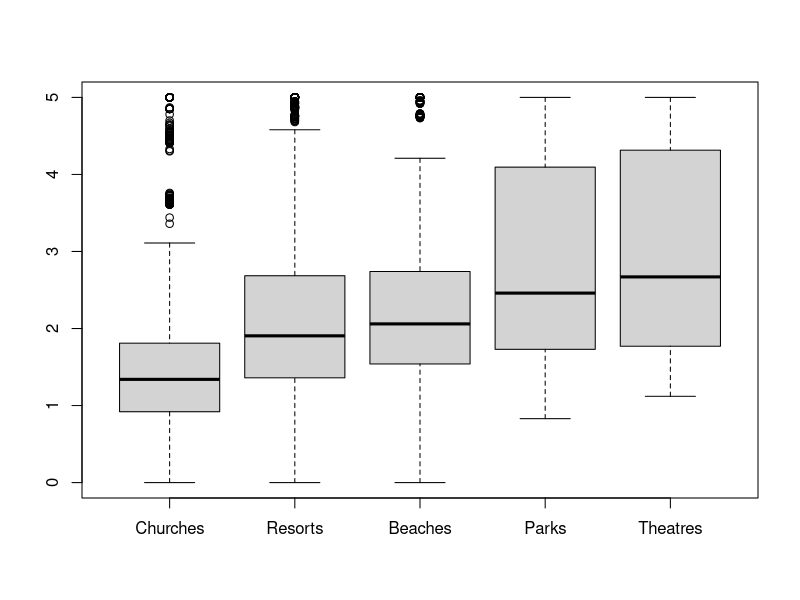
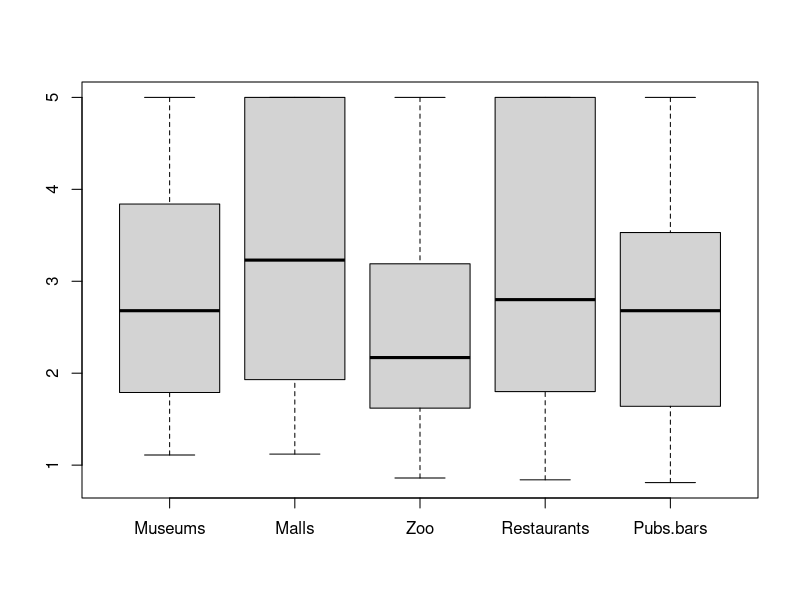
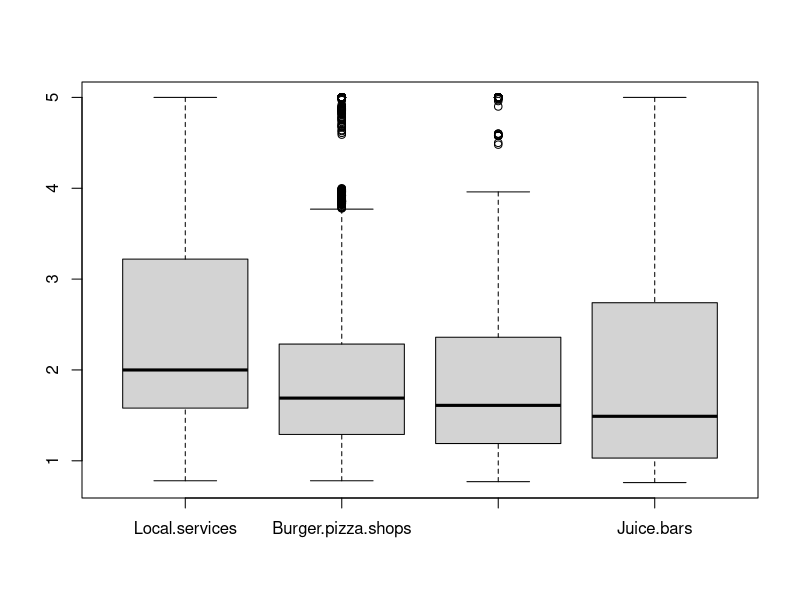
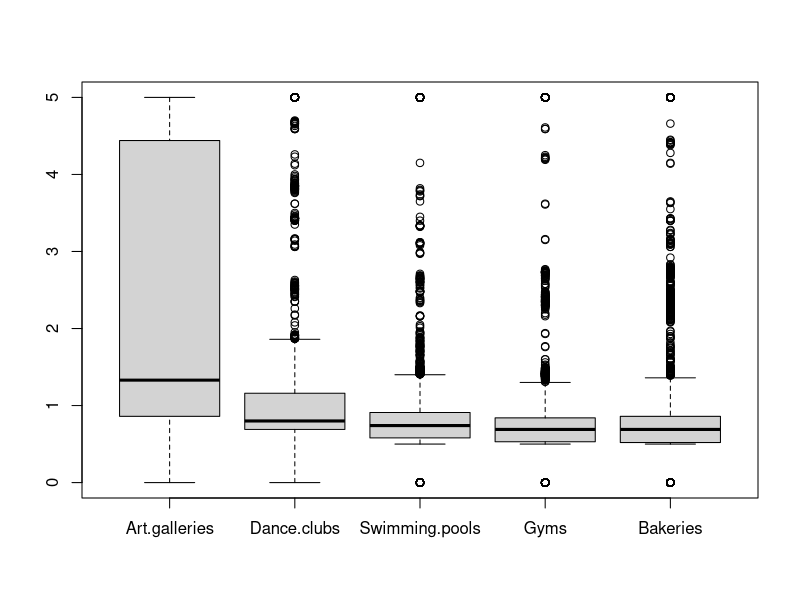
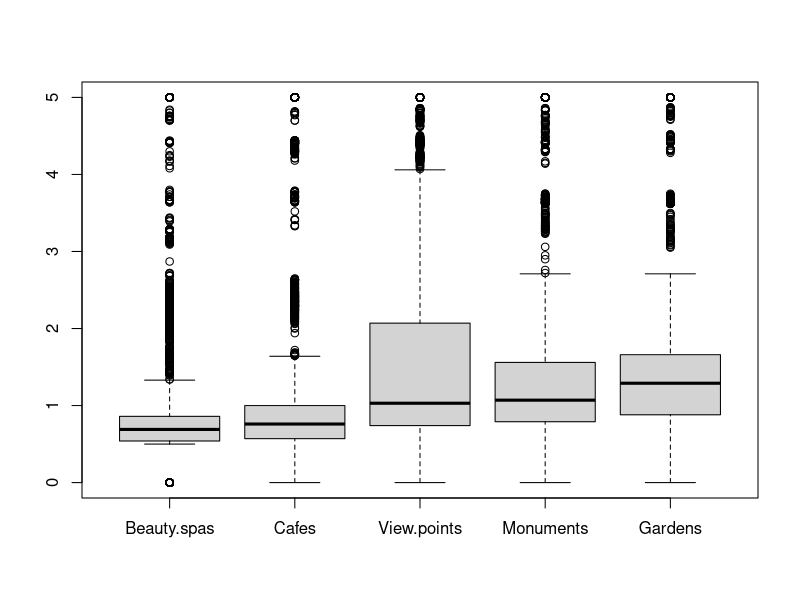
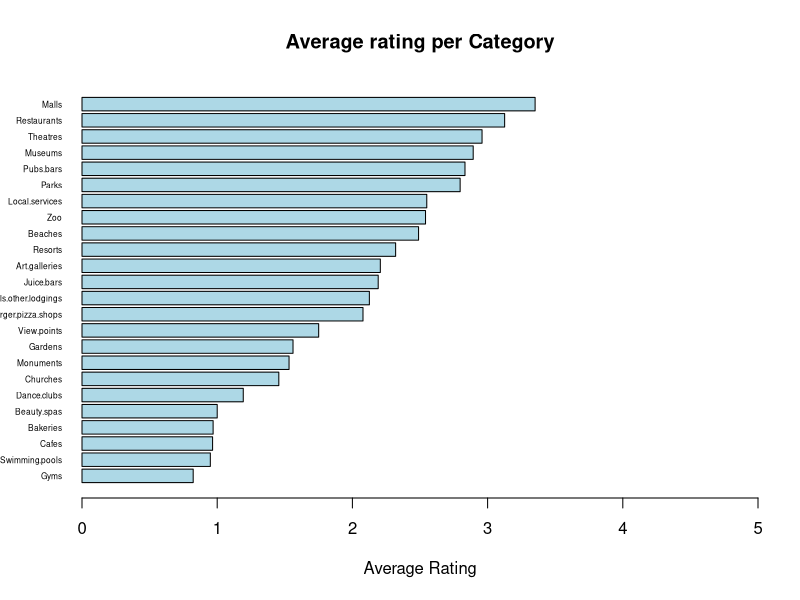
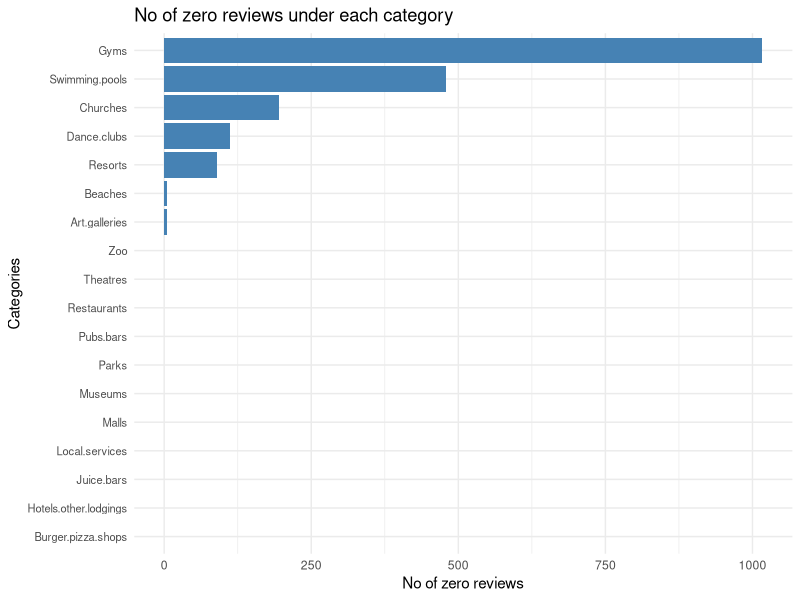
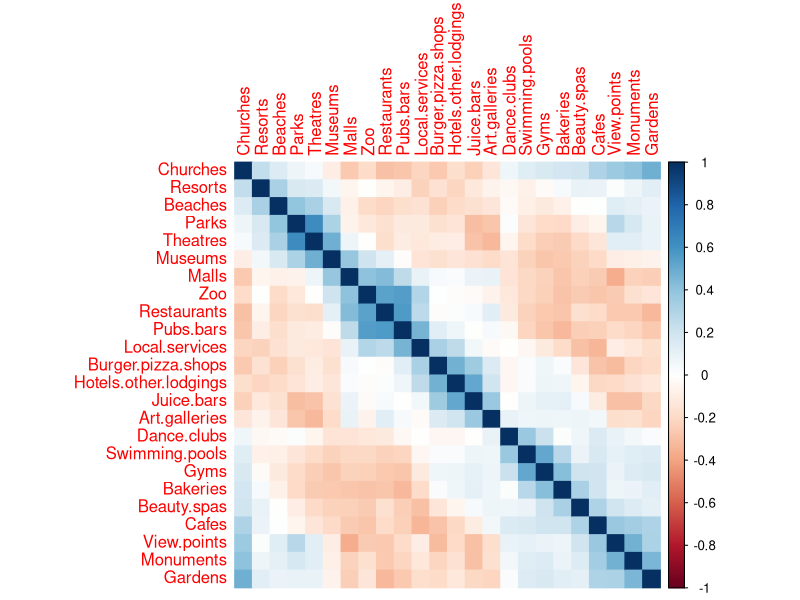

Recreate these plots in R, in order.
# setting the directory 
setwd(dirname(file.choose()))
# Getting the path directory to confirm the working directory.
getwd()

#------------Data Set-------------#
# Reading the data from csv file and putting it into new data-frame.
Google.review <- read.csv("google_review_ratings.csv", stringsAsFactors = FALSE)
# To inspect top 6 rows of the data and variable head for general view of data-set.
head(Google.review)
# To overview of data-frame having number of objects of number of variables.
str(Google.review)
# Attaching the CSV data 'Google.review' for working in R faster
attach(Google.review)

#----------Missing Data-----------#

Google.review$Local.services = as.numeric(Google.review$Local.services)

# Checking for missing data in the entire data-set.
# Displaying the missing data summary so it can give an proper results.
apply(Google.review, MARGIN = 2, FUN = function(x) sum(is.na(x)))

# Impute missing value with column mean
for(i in 1:ncol(Google.review)){
  Google.review[is.na(Google.review[,i]), i] <- mean(Google.review[,i], na.rm = TRUE)
}

# Executing the dataset again after imputing missing values with mean
apply(Google.review, MARGIN = 2, FUN = function(x) sum(is.na(x)))


# Summary for getting Mean, Std. deviation, Maximum and Minimum to check the central tendency.
summary(Google.review)


#----------Boxplot, Bar Plot---------#
# Boxplot for dependent variable

# Boxplot: A boxplot provides a clear visual summary of the distribution of the dependent variable.
# It shows the median, quartiles, and potential outliers, which helps to understand the central tendency and spread of the data.
attach(Google.review)
boxplot (Churches, Resorts, Beaches, Parks, Theatres,	
         names = c("Churches", "Resorts", "Beaches", "Parks", "Theatres"))

boxplot (Museums, Malls, Zoo, Restaurants, Pubs.bars,	
         names = c("Museums", "Malls", "Zoo", "Restaurants", "Pubs.bars"))

boxplot (Local.services, Burger.pizza.shops, Hotels.other.lodgings, Juice.bars,	
         names = c("Local.services", "Burger.pizza.shops", "Hotels.other.lodgings", "Juice.bars"))

boxplot (Art.galleries, Dance.clubs, Swimming.pools, Gyms, Bakeries,	
         names = c("Art.galleries", "Dance.clubs", "Swimming.pools", "Gyms", "Bakeries"))

boxplot (Beauty.spas, Cafes, View.points,  Monuments, Gardens,	
         names = c("Beauty.spas", "Cafes", "View.points", "Monuments", "Gardens"))


# install.packages("ggplot2")
library(ggplot2)

# Define column names
column_names <- c("Churches", "Resorts", "Beaches", "Parks", "Theatres", "Museums",
                  "Malls", "Zoo", "Restaurants", "Pubs.bars",
                  "Local.services", "Burger.pizza.shops", "Hotels.other.lodgings", "Juice.bars",
                  "Art.galleries", "Dance.clubs", "Swimming.pools", "Gyms", "Bakeries",
                  "Beauty.spas", "Cafes", "View.points", "Monuments", "Gardens")




# Calculate average ratings for each category
avg_rating <- colMeans(Google.review[, 2:ncol(Google.review)])

# Sort average ratings
avg_rating <- sort(avg_rating)

barplot(avg_rating, horiz = TRUE,
        main = "Average rating per Category",
        xlab = "Average Rating",
        names.arg = names(avg_rating),
        col = "lightblue",
        cex.names = 0.5,   # Adjust the font size of category names
        cex.axis = 1,    # Adjust the font size of numerical axis labels
        las = 1,           # Set orientation to horizontal
        mar = c(5, 1, 2, 5),
        xlim = c(0.0, 5.0))    # Set the limits of the numerical axis from 1 to 5



# Count the number of zeros in each column
no_of_zeros <- colSums(Google.review[2:length(c("Museums", "Malls", "Zoo", "Restaurants", "Pubs.bars", "Local.services",
                                                "Burger.pizza.shops", "Hotels.other.lodgings", "Juice.bars",
                                                "Art.galleries", "Dance.clubs", "Swimming.pools", "Gyms", "Bakeries",
                                                "Beauty.spas", "Cafes", "View.points", "Monuments", "Gardens"))] == 0)

# Sort the counts in descending order
no_of_zeros <- sort(no_of_zeros, decreasing = TRUE)

# Create a bar plot
ggplot(data = data.frame(categories = names(no_of_zeros), counts = no_of_zeros), aes(x = counts, y = reorder(categories, counts))) +
  geom_bar(stat = "identity", fill = "steelblue") +
  labs(x = "No of zero reviews", y = "Categories", title = "No of zero reviews under each category") +
  theme_minimal() +
  theme(axis.text.y = element_text(size = 8))  # Adjust the font size of y-axis labels if needed




#-----------Combining categories and classifying---------------#
# Create the category vectors
# Take averages of those users who gave grade more 0
# Define Categories
categories <- list(
  entertainment = c('Theatres', 'Dance.clubs', 'Malls'),
  food_travel = c('Restaurants', 'Pubs.bars', 'Burger.pizza.shops', 'Juice.bars', 'Bakeries', 'Cafes'),
  places_of_stay = c('Hotels.other.lodgings', 'Resorts'),
  historical = c('Churches', 'Museums', 'Art.galleries', 'Monuments'),
  nature = c('Beaches', 'Parks', 'Zoo', 'View.points', 'Gardens'),
  services = c('Local.services', 'Swimming.pools', 'Gyms', 'Beauty.spas')
)

# Revised Function to Calculate Average Ratings
calc_average <- function(user_row, category_columns) {
  ratings <- user_row[category_columns]
  valid_ratings <- ratings[ratings > 1]  # Exclude 0 ratings
  if (length(valid_ratings) == 0) return(0)  # Return 0 if no valid ratings
  mean(valid_ratings)
}

# Apply Function Across Dataset
df_categories <- data.frame(user_id = Google.review$User)
for (cat_name in names(categories)) {
  cat_columns <- categories[[cat_name]]
  df_categories[[cat_name]] <- apply(Google.review[, cat_columns], 1, calc_average, cat_columns)
}

# Initialize the data frame with user_id
df_categories <- data.frame(user_id = Google.review$User)

# Loop through each category defined in the 'categories' list
for (cat_name in names(categories)) {
  # Retrieve column indices or names from the categories list
  cat_columns <- categories[[cat_name]]
  
  # Calculate the average for each row across the specified columns
  df_categories[[cat_name]] <- apply(Google.review[, cat_columns], 1, calc_average)
}

# Calculate Overall Average Rating
df_categories$average_rating <- rowMeans(df_categories[, -1], na.rm = TRUE)

# Save df_categories to a CSV file, ensuring row names are not included
write.csv(df_categories, "categories_data.csv", row.names = FALSE)


# Define Satisfaction Levels
high_threshold <- 3
low_threshold <- 2
df_categories$overall_satisfaction <- ifelse(
  df_categories$average_rating >= high_threshold, "High",
  ifelse(df_categories$average_rating >= low_threshold, "Medium", "Low")
)

# Save df_categories to a CSV file, ensuring row names are not included
write.csv(df_categories, "categories_data.csv", row.names = FALSE)

# Display Result
head(df_categories)

# Define thresholds for satisfaction levels
thresholds <- c(2, 3)  # Example thresholds for "Low" and "High"

# Count the number of observations in each satisfaction level
low <- sum(df_categories$average_rating < thresholds[1])
medium <- sum(df_categories$average_rating >= thresholds[1] & df_categories$average_rating < thresholds[2])
high <- sum(df_categories$average_rating >= thresholds[2])

# Print the counts
print(paste("Low:", low))
print(paste("Medium:", medium))
print(paste("High:", high))



#-------------Correlation-------------#
# Calculate correlation matrix for original dataset
correlation_matrix <- cor(Google.review[, -1])  # Exclude the 'User' column from the correlation calculation

# Display correlation matrix
print(correlation_matrix)


# install.packages("corrplot")

library(corrplot)

# Visualize correlation matrix as a heatmap
corrplot(correlation_matrix, method = "color")


# Calculate correlation matrix for classified variables
correlation_matrix <- cor(df_categories[, 2:7])  # Exclude the 'User' column from the correlation calculation

# Display correlation matrix
print(correlation_matrix)


# install.packages("corrplot")

library(corrplot)

# Visualize correlation matrix as a heatmap
corrplot(correlation_matrix, method = "color")
corrplot.mixed(correlation_matrix)



#------------Normalizing-----------#
# Normalize the numerical variables in df_categories using MinMax
df_categories_mm <- as.data.frame(lapply(df_categories[2:7], function(x) (x - min(x)) / (max(x) - min(x))))

# Confirm that normalization worked
summary(df_categories_mm)

# Inspect using boxplots
boxplot(df_categories_mm, main = "MinMax")
df_categories_mm$overall_satisfaction <- df_categories$overall_satisfaction  # Add target variable to normalized data



#-------------Split data--------------#

# Split the dataset into training and test sets (80% train, 20% test)
n <- nrow(df_categories)
indices <- sample(1:n, size = round(0.8 * n))
train_data <- df_categories_mm[indices, ]
test_data <- df_categories_mm[-indices, ]

train_labels <- df_categories$overall_satisfaction[indices]
test_labels <- df_categories$overall_satisfaction[-indices]



#--------------Machine learning techniques-------------#

# Decision Tree
library(rpart)
library(caret)

# Convert labels to factors 
train_labels <- factor(train_labels)
test_labels <- factor(test_labels)

# Train the decision tree model
formula <- overall_satisfaction ~ .
tree_model <- rpart(formula, data = train_data, method = "class")
print(tree_model)

# Increase plot size
options(repr.plot.width=20, repr.plot.height=12)

# Plot the tree with adjusted graphical parameters
plot(tree_model, uniform = TRUE, main = "Decision Tree", margin = 0.02)
text(tree_model, use.n = TRUE, cex = 0.8, all = TRUE, pretty = 0.05)


# Make predictions on the test set
predictions <- predict(tree_model, newdata = test_data, type = "class")

# Evaluate the model
conf_matrix <- confusionMatrix(predictions, test_labels)
print(conf_matrix)




# Random Forest 

# Load necessary libraries
library(randomForest)
library(caret)  # For model evaluation

#  Same data preparation steps as for the decision tree:
# 'df_categories_mm' is normalized dataset with features
# 'overall_satisfaction' is the target variable
# Split data into training and testing sets (80% train, 20% test)
# 'indices' already contains the indices for the training set 

train_data_rf <- df_categories_mm[indices, ]
test_data_rf <- df_categories_mm[-indices, ]

# Ensure 'overall_satisfaction' is a factor in the training and test datasets
train_data_rf$overall_satisfaction <- factor(train_data_rf$overall_satisfaction)
test_data_rf$overall_satisfaction <- factor(test_data_rf$overall_satisfaction)

# Train the Random Forest model 
rf_model <- randomForest(overall_satisfaction ~ ., data = train_data_rf, ntree = 500, mtry = 2)

# Print the model summary
print(rf_model)

#varimplot
varImpPlot(rf_model, mail = "rf - variable importance")

#crossvalidation, auto-tune a random forest (почитать нужно ли мне это)


# Make predictions on the test set
rf_predictions <- predict(rf_model, newdata = test_data_rf)

# Evaluate the model using confusion matrix
rf_conf_matrix <- confusionMatrix(rf_predictions, test_data_rf$overall_satisfaction)
print(rf_conf_matrix)



# SVM 
library(e1071)
library(caret) 

# Using the same normalized data and split from previous steps
# 'df_categories_mm' for the normalized features and target variable
# 'train_data_rf' and 'test_data_rf' as training and testing sets
# Ensure the target variable is a factor for classification
train_data_svm <- train_data_rf
test_data_svm <- test_data_rf
train_data_svm$overall_satisfaction <- factor(train_data_svm$overall_satisfaction)
test_data_svm$overall_satisfaction <- factor(test_data_svm$overall_satisfaction)

# Train the SVM model
svm_model <- svm(overall_satisfaction ~ ., data = train_data_svm, kernel = "radial")

# Print the model summary
print(svm_model)

# Make predictions on the test set
svm_predictions <- predict(svm_model, newdata = test_data_svm)

# Evaluate the model using confusion matrix
svm_conf_matrix <- confusionMatrix(svm_predictions, test_data_svm$overall_satisfaction)
print(svm_conf_matrix)

